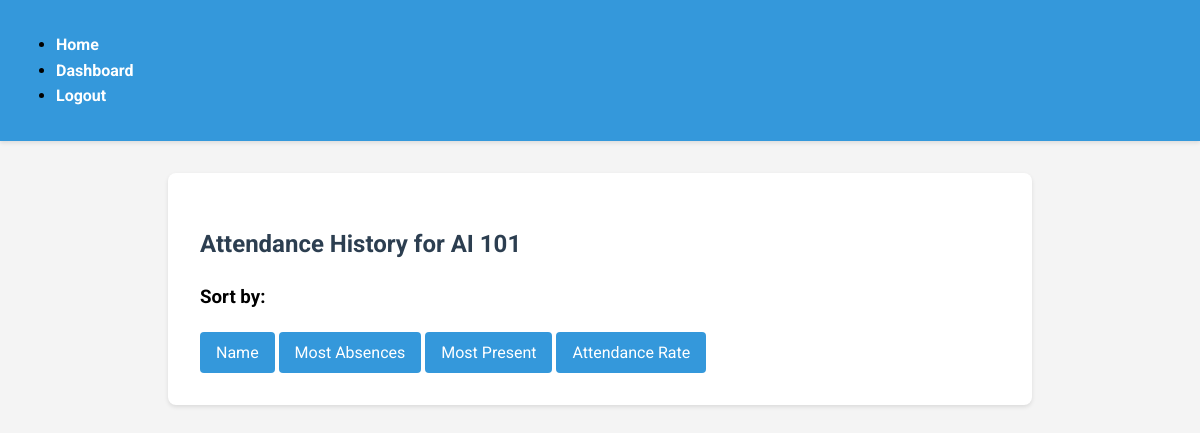
Before: /attendance_history/2 (signed in) with the older database file.
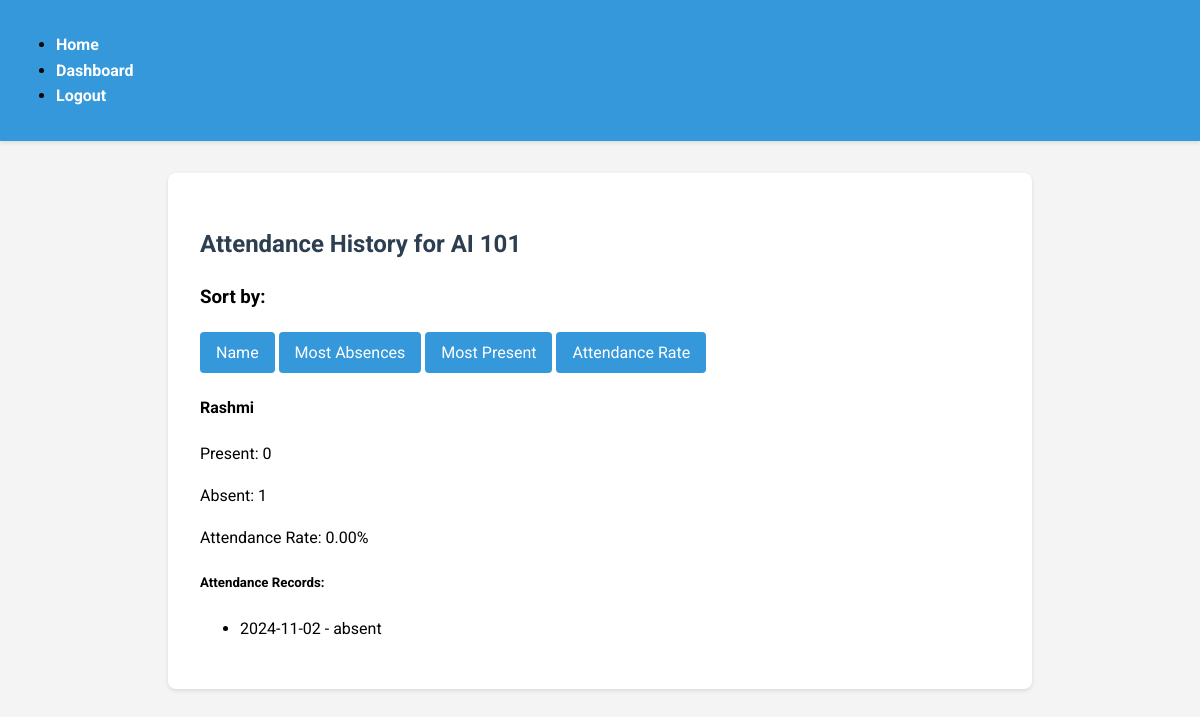
After: the same page with the newer database file.
### models.py (models this page shows, shortened)
class BaseModel(db.Model):
    __abstract__ = True
    id = db.Column(db.Integer, primary_key=True)

class Class(BaseModel):
    __tablename__ = 'class'
    name = db.Column(db.String(100), nullable=False)
    teacher_id = db.Column(db.Integer, db.ForeignKey('user.id'), nullable=False)
    students = db.relationship('User', secondary='user_class', back_populates='classes')
    attendances = db.relationship('Attendance', back_populates='class_')

class User(UserMixin, BaseModel):
    __tablename__ = 'user'
    email = db.Column(db.String(120), unique=True, nullable=False)
    name = db.Column(db.String(100), nullable=False)
    password = db.Column(db.String(255), nullable=False)
    role = db.Column(db.String(20), nullable=False)
    classes = db.relationship('Class', secondary='user_class', back_populates='students')

class Attendance(BaseModel):
    __tablename__ = 'attendance'
    class_id = db.Column(db.Integer, db.ForeignKey('class.id'), nullable=False)
    student_id = db.Column(db.Integer, db.ForeignKey('user.id'), nullable=False)
    date = db.Column(db.Date, nullable=False)
    status = db.Column(db.String(20), nullable=False)
    class_ = db.relationship('Class', back_populates='attendances')

### app.py (the view)
@app.route('/attendance_history/<int:class_id>')
@login_required
def attendance_history(class_id):
    if current_user.role != 'teacher':
        flash('Only teachers can view attendance history')
        return redirect(url_for('dashboard'))
    class_obj = Class.query.get(class_id)
    sort_by = request.args.get('sort_by', 'date')  # Default sort by date
    attendance_records = Attendance.query.filter_by(class_id=class_id).all()
    student_stats = {}
    for student in class_obj.students:
        student_records = [r for r in attendance_records if r.student_id == student.id]
        absent_count = sum(1 for r in student_records if r.status == 'absent')
        present_count = sum(1 for r in student_records if r.status == 'present')
        attendance_rate = (present_count / len(student_records) * 100) if student_records else 0
        student_stats[student.id] = {
            'name': student.name,
            'absent_count': absent_count,
            'present_count': present_count,
            'attendance_rate': attendance_rate,
            'records': student_records
        }
    if sort_by == 'absent':
        sorted_stats = dict(sorted(student_stats.items(),
                                 key=lambda x: x[1]['absent_count'],
                                 reverse=True))
    elif sort_by == 'present':
        sorted_stats = dict(sorted(student_stats.items(),
                                 key=lambda x: x[1]['present_count'],
                                 reverse=True))
    elif sort_by == 'rate':
        sorted_stats = dict(sorted(student_stats.items(),
                                 key=lambda x: x[1]['attendance_rate'],
                                 reverse=True))
    else:  # sort by name
        sorted_stats = dict(sorted(student_stats.items(),
                                 key=lambda x: x[1]['name']))
    return render_template('attendance_history.html',
                         class_obj=class_obj,
                         student_stats=sorted_stats,
                         sort_by=sort_by)

### app.py (called while the page is built)
@login_manager.user_loader
def load_user(user_id):
    return User.query.get(int(user_id))

### templates/attendance_history.html
{% extends "base.html" %}
{% block content %}
<h2>Attendance History for {{ class_obj.name }}</h2>
<div class="sorting-options">
    <h3>Sort by:</h3>
    <a href="{{ url_for('attendance_history', class_id=class_obj.id, sort_by='name') }}"
       class="btn btn-primary {% if sort_by == 'name' %}active{% endif %}">Name</a>
       <a href="{{ url_for('attendance_history', class_id=class_obj.id, sort_by='absent') }}"
       class="btn {% if sort_by == 'absent' %}active{% else %}btn-primary{% endif %}">Most Absences</a>
    <a href="{{ url_for('attendance_history', class_id=class_obj.id, sort_by='present') }}"
       class="btn btn-success {% if sort_by == 'present' %}active{% endif %}">Most Present</a>
    <a href="{{ url_for('attendance_history', class_id=class_obj.id, sort_by='rate') }}"
       class="btn btn-info {% if sort_by == 'rate' %}active{% endif %}">Attendance Rate</a>
</div>
<div class="attendance-stats">
    {% for student_id, stats in student_stats.items() %}
    <div class="student-card">
        <h4>{{ stats.name }}</h4>
        <p>Present: {{ stats.present_count }}</p>
        <p>Absent: {{ stats.absent_count }}</p>
        <p>Attendance Rate: {{ "%.2f"|format(stats.attendance_rate) }}%</p>
        <div class="attendance-details">
            <h5>Attendance Records:</h5>
            <ul>
                {% for record in stats.records %}
                <li>
                    {{ record.date.strftime('%Y-%m-%d') }} -
                    <span class="{{ 'text-success' if record.status == 'present' else 'text-danger' }}">
                        {{ record.status }}
                    </span>
                </li>
                {% endfor %}
            </ul>
        </div>
    </div>
    {% endfor %}
</div>
{% endblock %}

### templates/base.html (shortened to what this page needs)
<!DOCTYPE html>
<html lang="en">
<head>
    <link rel="stylesheet" href="{{ url_for('static', filename='styles.css') }}">
</head>
<body>
    <header>
        <nav>
            <ul>
                <li><a href="{{ url_for('index') }}">Home</a></li>
                {% if current_user.is_authenticated %}
                    {% if current_user.role == 'teacher' %}
                        <li><a href="{{ url_for('dashboard') }}">Dashboard</a></li>
                    {% else %}
                        <li><a href="{{ url_for('student_dashboard') }}">Student Dashboard</a></li>
                    {% endif %}
                    <li><a href="{{ url_for('logout') }}">Logout</a></li>
                {% else %}
                    <li><a href="{{ url_for('login') }}">Login</a></li>
                    <li><a href="{{ url_for('register') }}">Register</a></li>
                {% endif %}
            </ul>
        </nav>
    </header>
    <main>
        {% block content %}{% endblock %}
    </main>
</body>
</html>

### static/styles.css (style rules this page uses)
body { font-family: 'Roboto', Arial, sans-serif; line-height: 1.6; margin: 0; padding: 0; background-color: #f4f4f4; }
nav { background-color: #3498db; padding: 1rem; box-shadow: 0 2px 4px rgba(0,0,0,0.1); }
nav ul li a { color: #fff; text-decoration: none; font-weight: bold; transition: color 0.3s ease; }
main { max-width: 800px; margin: 2rem auto; padding: 2rem; background-color: #fff; border-radius: 8px; box-shadow: 0 2px 4px rgba(0,0,0,0.1); }
h1, h2 { color: #2c3e50; }
.btn { display: inline-block; background-color: #3498db; color: #fff; padding: 0.5rem 1rem; text-decoration: none; border-radius: 4px; transition: background-color 0.3s ease; }

Changed rows visible on the page:
added User: name "Rashmi"
added Attendance: date "2024-11-02", status "absent"
Other visible differences:
new list line: "Present: 0 Absent: 1 Attendance Rate: 0.00 % Attendance Records:"
